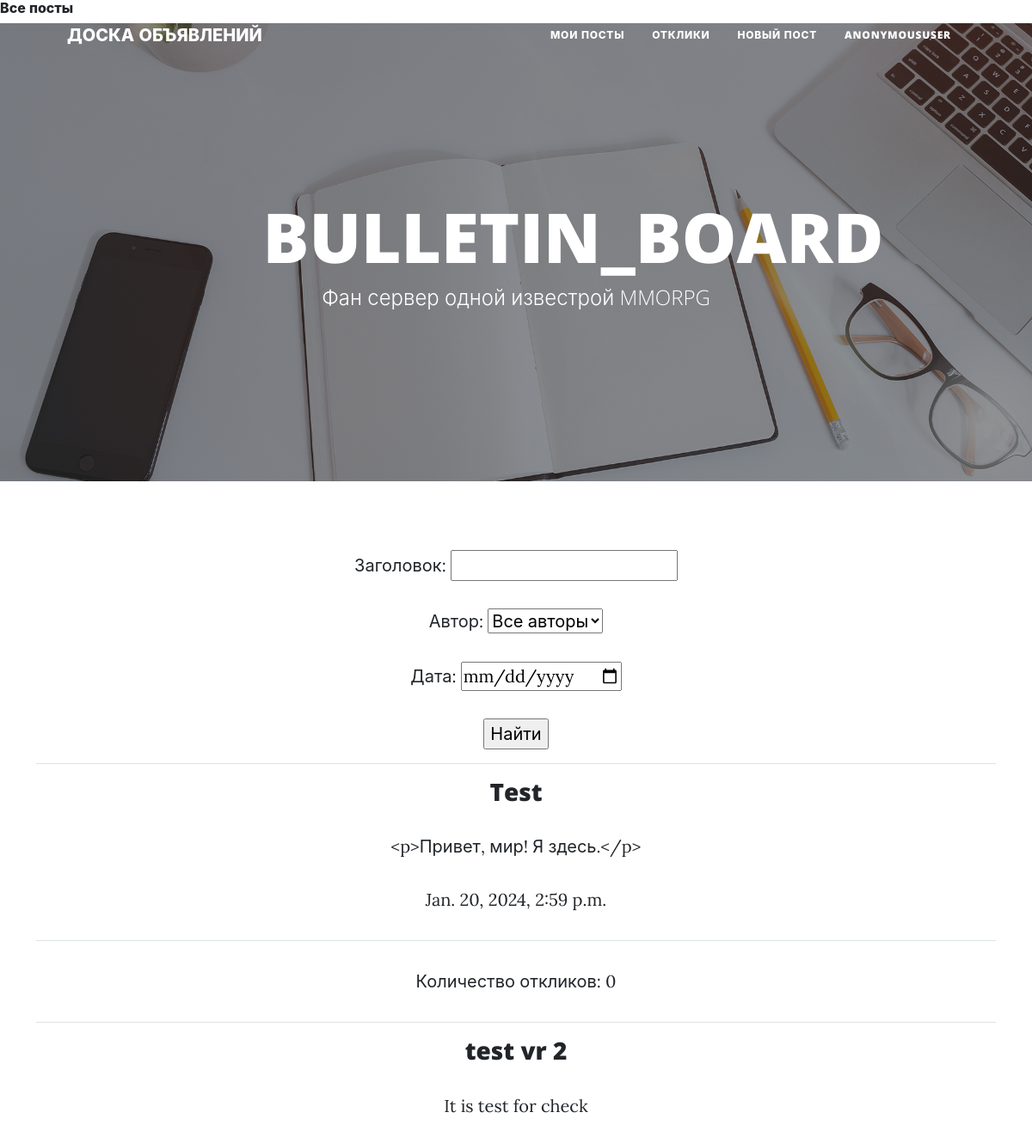
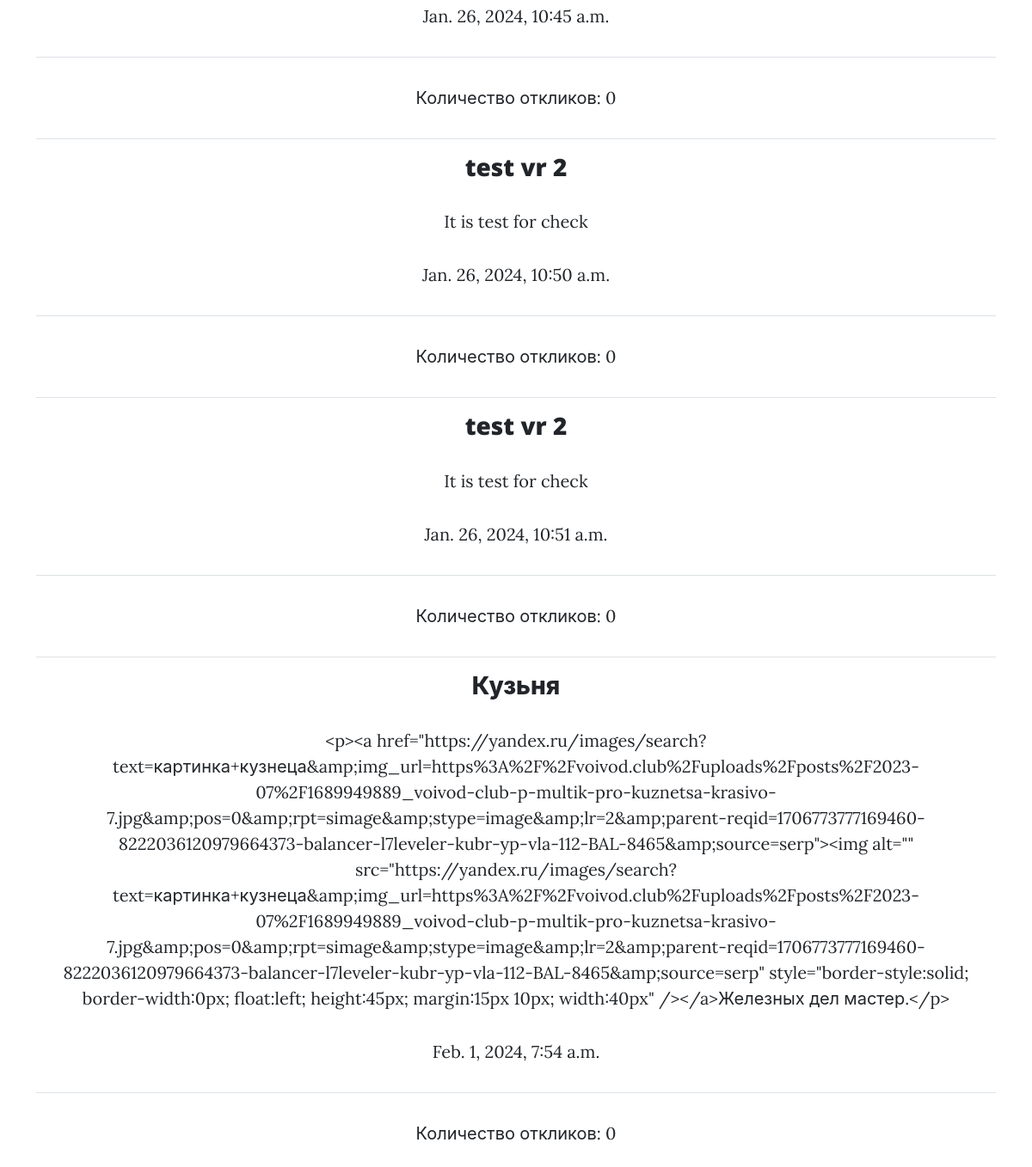
Page /post/ on the committed database (2 pictures, top to bottom).
### board/models.py (models this page shows, shortened)
class Post(models.Model):
    author = models.ForeignKey(Author, on_delete=models.CASCADE, verbose_name='Автор')
    heading = models.CharField(max_length=300, verbose_name='Заголовок')
    text = RichTextField(max_length=2000, verbose_name='Статья')
    create_at = models.DateTimeField(auto_now_add=True)
    category = models.ManyToManyField('Category', through='PostCategory', verbose_name='Категория')

### board/views.py (the view)
# urls.py: path('', PostListView.as_view(), name='posts'),
class PostListView(ListView):
    model = Post
    template_name = 'posts.html'
    context_object_name = 'posts_all'
    def get_queryset(self):
        queryset = super().get_queryset()
        self.filterset = PostFilter(self.request.GET, queryset)
        return self.filterset.qs
    def get_context_data(self, *, object_list=None, **kwargs):
        context = super().get_context_data(**kwargs)
        context['filterset'] = self.filterset
        return context

### templates/posts.html (shortened to what this page needs)
<!DOCTYPE html>
{% extends 'flatpages/default.html' %}
{% block title %}
<h6> Все посты </h6>
{% endblock title %}
{% block content %}
    <form action="" method="get">
       {{ filterset.form.as_p }}
        <input type="submit" value="Найти"/>
    </form>
    {% for post in posts_all %}
        <hr>
        <h3>
            <a href="{% url 'post_one' post.id %}">{{ post.heading }}</a>
        </h3>
        <p> {{ post.text }} </p>
        <p> {{ post.create_at }} </p>
        <hr>
            <p>Количество откликов: {{message.id|length }}</p>
    {% endfor %}
{% endblock content %}

### templates/flatpages/default.html (shortened to what this page needs)
<!DOCTYPE html>
<html lang="en">
    <head>
        {% load static %}
        <link href="{% static 'css/styles.css' %}" rel="stylesheet" />
    </head>
    <body>
        {% block title %} {% endblock title %}
        <nav class="navbar navbar-expand-lg navbar-light" id="mainNav">
            <div class="container px-4 px-lg-5">
                <a class="navbar-brand" href="{% url 'posts' %}">ДОСКА ОБЪЯВЛЕНИЙ</a>
                <div class="collapse navbar-collapse" id="navbarResponsive">
                    <ul class="navbar-nav ms-auto py-4 py-lg-0">
                        <li class="nav-item"><a class="nav-link px-lg-3 py-3 py-lg-4" href="index.html">Мои посты</a></li>
                        <li class="nav-item"><a class="nav-link px-lg-3 py-3 py-lg-4" href="about.html">Отклики</a></li>
                        <li class="nav-item"><a class="nav-link px-lg-3 py-3 py-lg-4" href="{% url 'create_post' %}">Новый пост</a></li>
                        {% if user.id  %}
                        <li class="nav-item"><a class="nav-link px-lg-3 py-3 py-lg-4" href="{% url 'name_profile' user.id %}">{{request.user}}</a></li>
                        {% else %}
                        <li class="nav-item"><a class="nav-link px-lg-3 py-3 py-lg-4" href="">{{request.user}}</a></li>
                        {% endif %}
                    </ul>
                </div>
            </div>
        </nav>
        <header class="masthead" style="background-image: url('assets/img/home-bg.jpg')">
            <div class="container position-relative px-4 px-lg-5">
                <div class="row gx-4 gx-lg-5 justify-content-center">
                    <div class="col-md-10 col-lg-8 col-xl-7">
                        <div class="site-heading">
                            <h1>BULLETIN_BOARD</h1>
                            <span class="subheading">Фан сервер одной известрой MMORPG </span>
                        </div>
                    </div>
                </div>
            </div>
        </header>
        <div class="container">
            <div class="row">
                <div class="col-lg-12 text-center">
                    {% block content %}
                    {% endblock content %}
                </div>
            </div>
        </div>
    </body>
</html>

### rows in the picture
Post: heading "Test", text "<p>Привет, мир! Я здесь.</p>", create_at "Jan. 20, 2024, 2:59 p.m.", id|length "0"
Post: heading "test vr 2", text "It is test for check", create_at "Jan. 26, 2024, 10:45 a.m.", id|length "0"
Post: heading "test vr 2", text "It is test for check", create_at "Jan. 26, 2024, 10:50 a.m.", id|length "0"
Post: heading "test vr 2", text "It is test for check", create_at "Jan. 26, 2024, 10:51 a.m.", id|length "0"
Post: heading "Кузьня", text "<p><a href=\"https://yandex.ru/images/search?text=картинка+кузнеца&amp;img_url=https%3A%2F%2Fvoivod.club%2Fuploads%2Fposts%2F2023-07%2F1689949889_voivod-club-p-multik-pro-kuznetsa-krasivo-7.jpg&amp;pos=0&amp;rpt=simage&amp;stype=image&amp;lr=2&amp;parent-reqid=1706773777169460-8222036120979664373-balancer-l7leveler-kubr-yp-vla-112-BAL-8465&amp;source=serp\"><img alt=\"\"…", create_at "Feb. 1, 2024, 7:54 a.m.", id|length "0"

### other values in the picture
{{ request.user }} "ANONYMOUSUSER"
